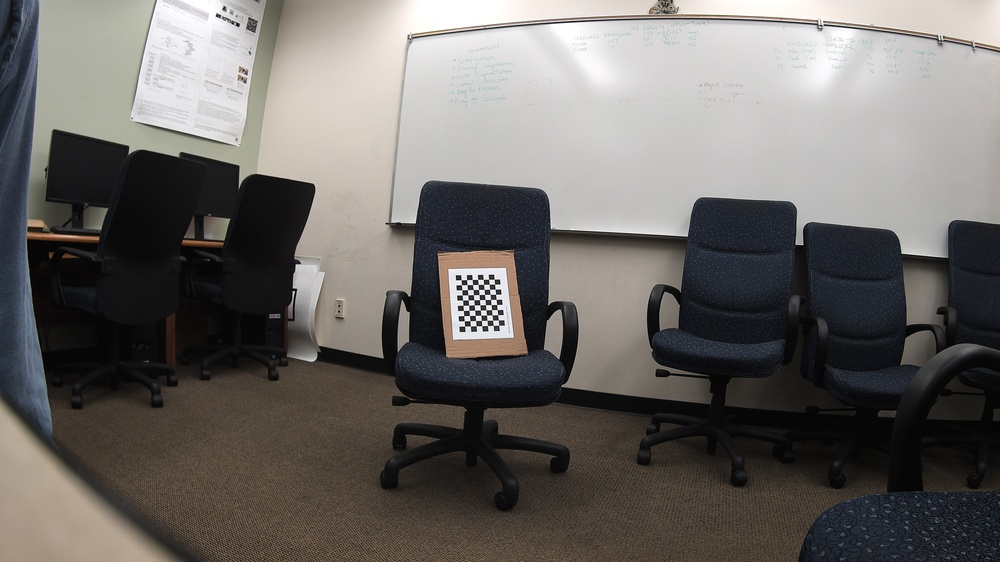
#> input picture calib_images/cu81/20220518132417203_1.jpg, 1000 x 562 px, shrunk from 3840 x 2160 before the run; its folder holds only this picture in this run
$ python calibration_checkerboard.py
#> lines starting #> are read from the running program, lines starting #| are printed output that depends on the picture; after the words box and inside, x2 and y2 are one past the last pixel; in counts of white or black regions, pixels touching at a corner belong together
"""
Framework   : OpenCV Aruco
Description : Calibration using checkerboard
Status      : Running
References  :
    1) https://stackoverflow.com/questions/31249037/calibrating-webcam-using-python-and-opencv-error?rq=1
    2) https://calib.io/pages/camera-calibration-pattern-generator
"""

import numpy as np
import cv2
import glob

# Wait time to show calibration in 'ms'
WAIT_TIME = 100

# termination criteria for iterative algorithm
criteria = (cv2.TERM_CRITERIA_EPS + cv2.TERM_CRITERIA_MAX_ITER, 30, 0.001)

# generalizable checkerboard dimensions
# https://stackoverflow.com/questions/31249037/calibrating-webcam-using-python-and-opencv-error?rq=1
cbrow = 7
cbcol = 10

# prepare object points, like (0,0,0), (1,0,0), (2,0,0) ....,(6,5,0)
# IMPORTANT : Object points must be changed to get real physical distance.
objp = np.zeros((cbrow * cbcol, 3), np.float32)
objp[:, :2] = np.mgrid[0:cbcol, 0:cbrow].T.reshape(-1, 2)

objp = objp * 1.5
# Arrays to store object points and image points from all the images.
objpoints = [] # 3d point in real world space
imgpoints = [] # 2d points in image plane.

images = glob.glob('./calib_images/cu81/*.jpg')

for fname in images:
    img = cv2.imread(fname)
#> img is the input picture: shape (562, 1000, 3); mean B, G, R 101.7, 104.9, 108.2
    gray = cv2.cvtColor(img,cv2.COLOR_BGR2GRAY)

    # Find the chess board corners
    ret, corners = cv2.findChessboardCorners(gray, (cbcol,cbrow), None)
#> ret = True; corners = 70 rows, first 8: [464.6, 326], [464.3, 320.8], [463.7, 315.6], [463.4, 310.4], [463, 305.3], [462.6, 300], [462.3, 294.9], [461.8, 289.7]
    print(ret)
#| True
    # If found, add object points, image points (after refining them)
    if ret == True:
        objpoints.append(objp)

        corners2 = cv2.cornerSubPix(gray,corners,(11,11),(-1,-1),criteria)
#> corners2 = 70 rows, first 8: [468.6, 317.9], [468.6, 317.9], [467.9, 314.5], [467.5, 310.3], [471.4, 304.9], [466.8, 299.3], [470.7, 294.2], [469.8, 289.4]
        imgpoints.append(corners2)

        # Draw and display the corners
        img = cv2.drawChessboardCorners(img, (cbcol, cbrow), corners2,ret)
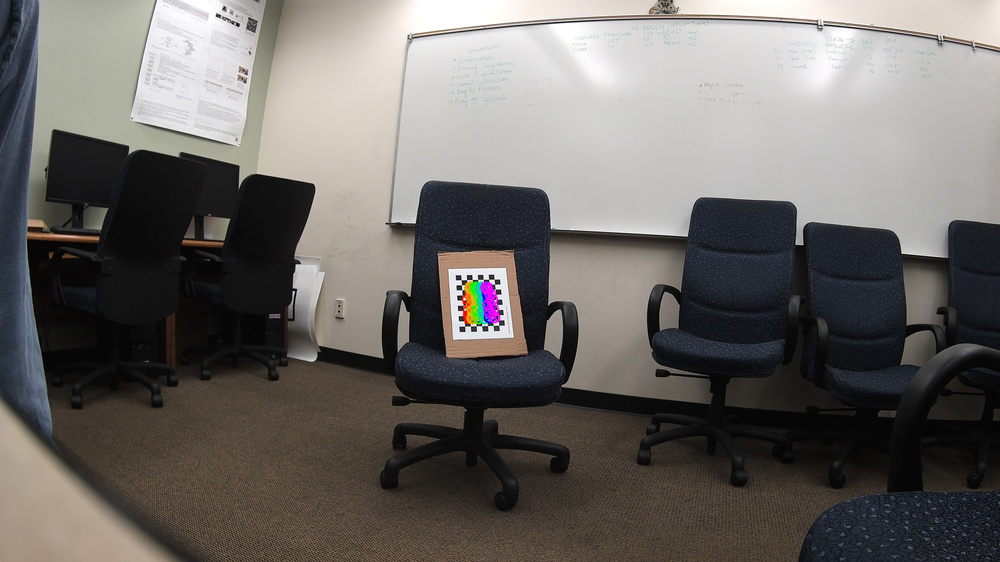
#> img: shape (562, 1000, 3); 0.26% of pixels changed, all inside (x1, y1, x2, y2) = (461, 281, 501, 325)
        cv2.imshow('img',img)
        cv2.waitKey(WAIT_TIME)

cv2.destroyAllWindows()

ret, mtx, dist, rvecs, tvecs = cv2.calibrateCamera(objpoints, imgpoints, gray.shape[::-1],None,None)
#> ret = 2.07; mtx = [[2303.5, 0, 503.1], [0, 592.3, 257.5], [0, 0, 1]]; dist = [[-7.38, 2295.4, -2, -0.162, -44957.4]]; rvecs = ([0.907, -1.23, -1.26],); tvecs = ([-1.46, 26.15, 145.1],)

# ---------- Saving the calibration -----------------
cv_file = cv2.FileStorage("calib_images/cu81.yaml", cv2.FILE_STORAGE_WRITE)
cv_file.write("camera_matrix", mtx)
cv_file.write("dist_coeff", dist)

# note you *release* you don't close() a FileStorage object
cv_file.release()

$ run again, on calib_images/cu81/20220518132450438_1.jpg
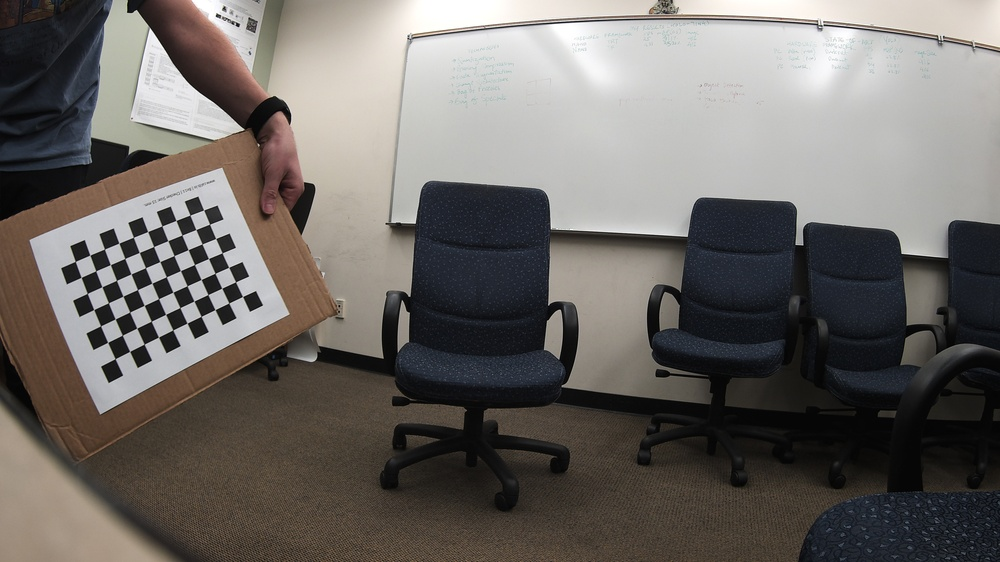
#> input picture calib_images/cu81/20220518132450438_1.jpg, 1000 x 562 px, shrunk from 3840 x 2160 before the run
#> img is the input picture: shape (562, 1000, 3); mean B, G, R 101.9, 105.7, 110
#> `gray = cv2.cvtColor(img,cv2.COLOR_BGR2GRAY)`:
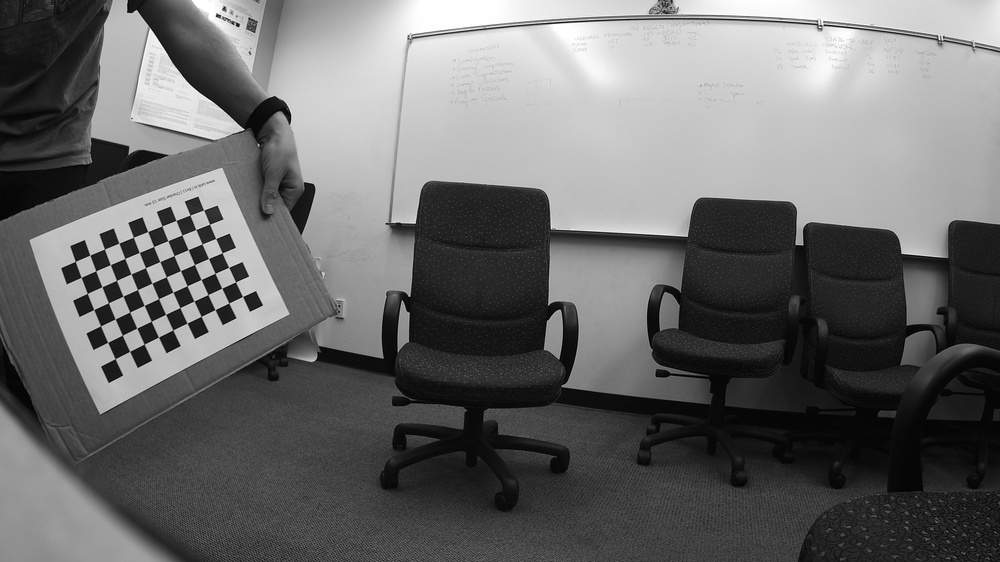
#> gray: shape (562, 1000); min 0, max 255, mean 106.6
#> `ret, corners = cv2.findChessboardCorners(gray, (cbcol,cbrow), None)`: ret = True; corners = 70 rows, first 8: [242.6, 296.5], [228.7, 303], [215, 309.5], [201, 316.5], [187.2, 323.3], [172.7, 329.9], [158.5, 337.1], [144.3, 344.3]
#| True
#> corners2 = 70 rows, first 8: [242.4, 296.5], [228.8, 303], [215, 309.6], [201.1, 316.4], [187.1, 323.1], [172.8, 330], [158.5, 337.1], [144.2, 344.2]
#> `img = cv2.drawChessboardCorners(img, (cbcol, cbrow), corners2,ret)`:
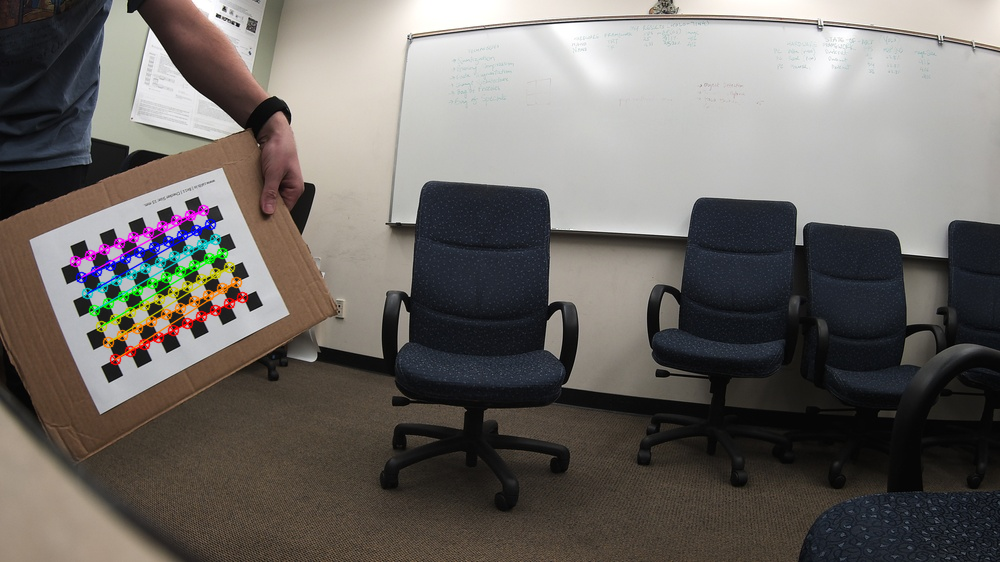
#> img: shape (562, 1000, 3); 1.77% of pixels changed, all inside (x1, y1, x2, y2) = (69, 204, 249, 366)
#> `ret, mtx, dist, rvecs, tvecs = cv2.calibrateCamera(objpoints, imgpoint..`: ret = 0.312; mtx = [[1138.4, 0, 545.6], [0, 942, 243.6], [0, 0, 1]]; dist = [[0.0876, -5.81, 0.0821, -0.0703, 12.29]]; rvecs = ([-1.35, 0.0316, 2.41],); tvecs = ([-23.09, 4.52, 90.65],)
